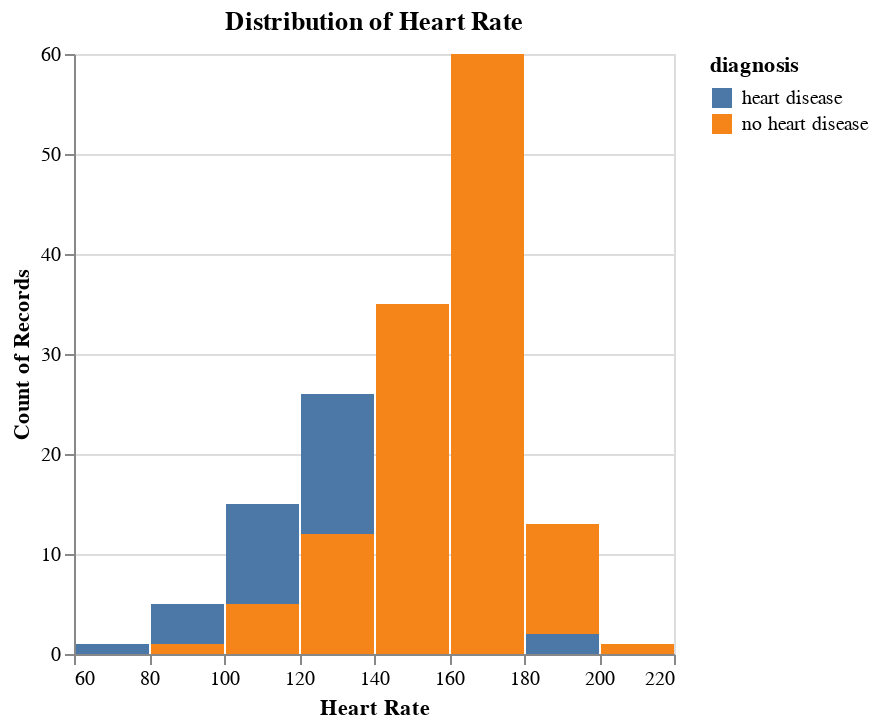

The code cell stored with this chart in its notebook:
### Code cell
# heart rate
hr_hist = alt.Chart(heart_disease_to_plot).mark_bar().encode(
    x=alt.X("max_heart_rate:Q", bin = True).title("Heart Rate"),
    y=alt.Y("count()").stack(False),
    color = "diagnosis:N"
).properties(
    title = "Distribution of Heart Rate"
)

hr_hist

### Figure 1 — Vega-Lite specification as saved in the notebook (floating-point values rounded to 4 significant figures; data arrays with more than 128 entries replaced by an {"elided": "..."} marker saying what was removed)
{"config": {"view": {"continuousWidth": 300, "continuousHeight": 300}}, "data": {"name": "data-25e3597a03accb6bb1b5e8b0bca3f10b"}, "mark": {"type": "bar"}, "encoding": {"color": {"field": "diagnosis", "type": "nominal"}, "x": {"bin": true, "field": "max_heart_rate", "title": "Heart Rate", "type": "quantitative"}, "y": {"aggregate": "count", "stack": false, "type": "quantitative"}}, "title": "Distribution of Heart Rate", "$schema": "https://vega.github.io/schema/vega-lite/v5.8.0.json", "datasets": {"data-25e3597a03accb6bb1b5e8b0bca3f10b": {"elided": "227 records"}}}
